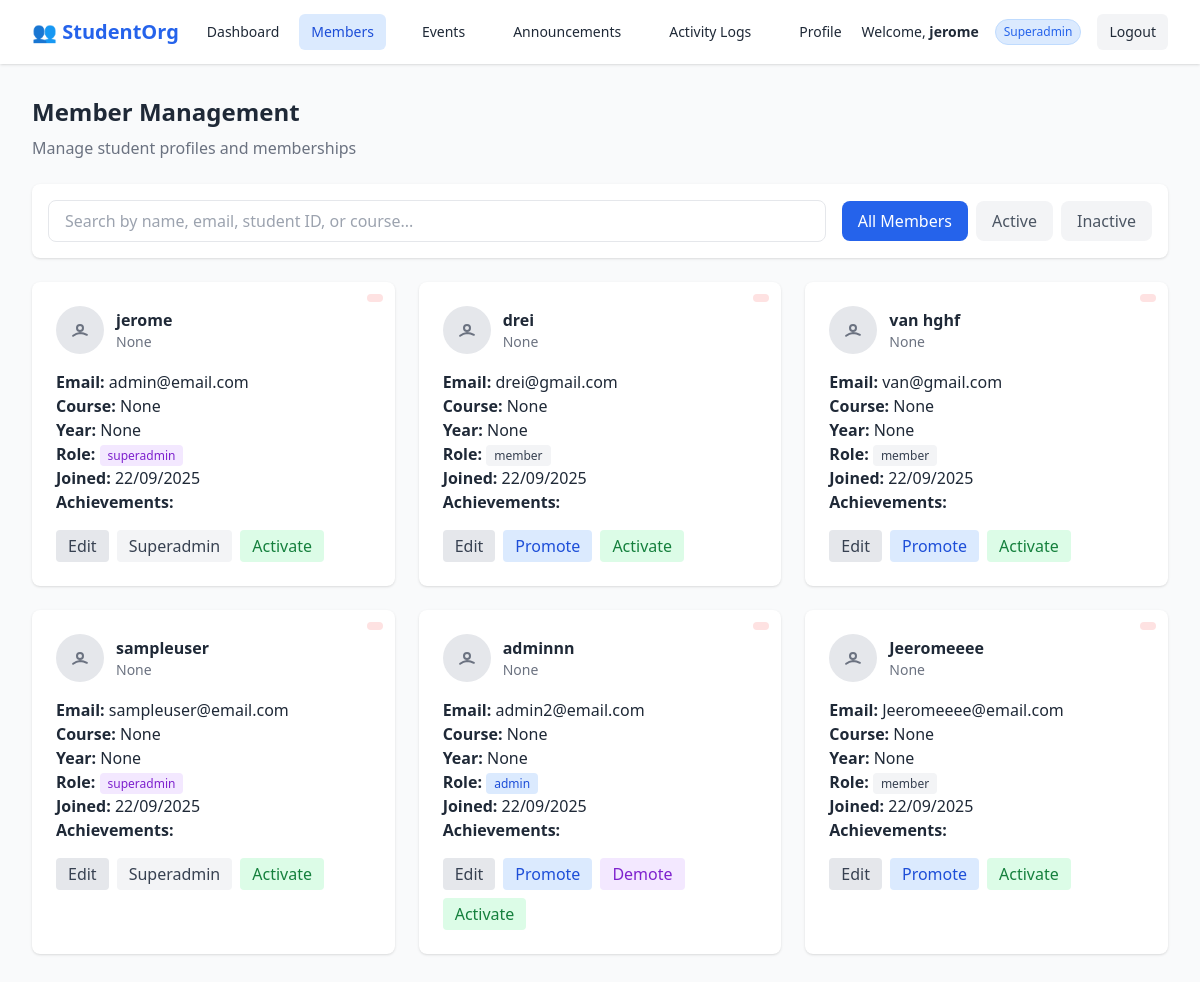
Page /members/ (signed in) on the earlier database version.
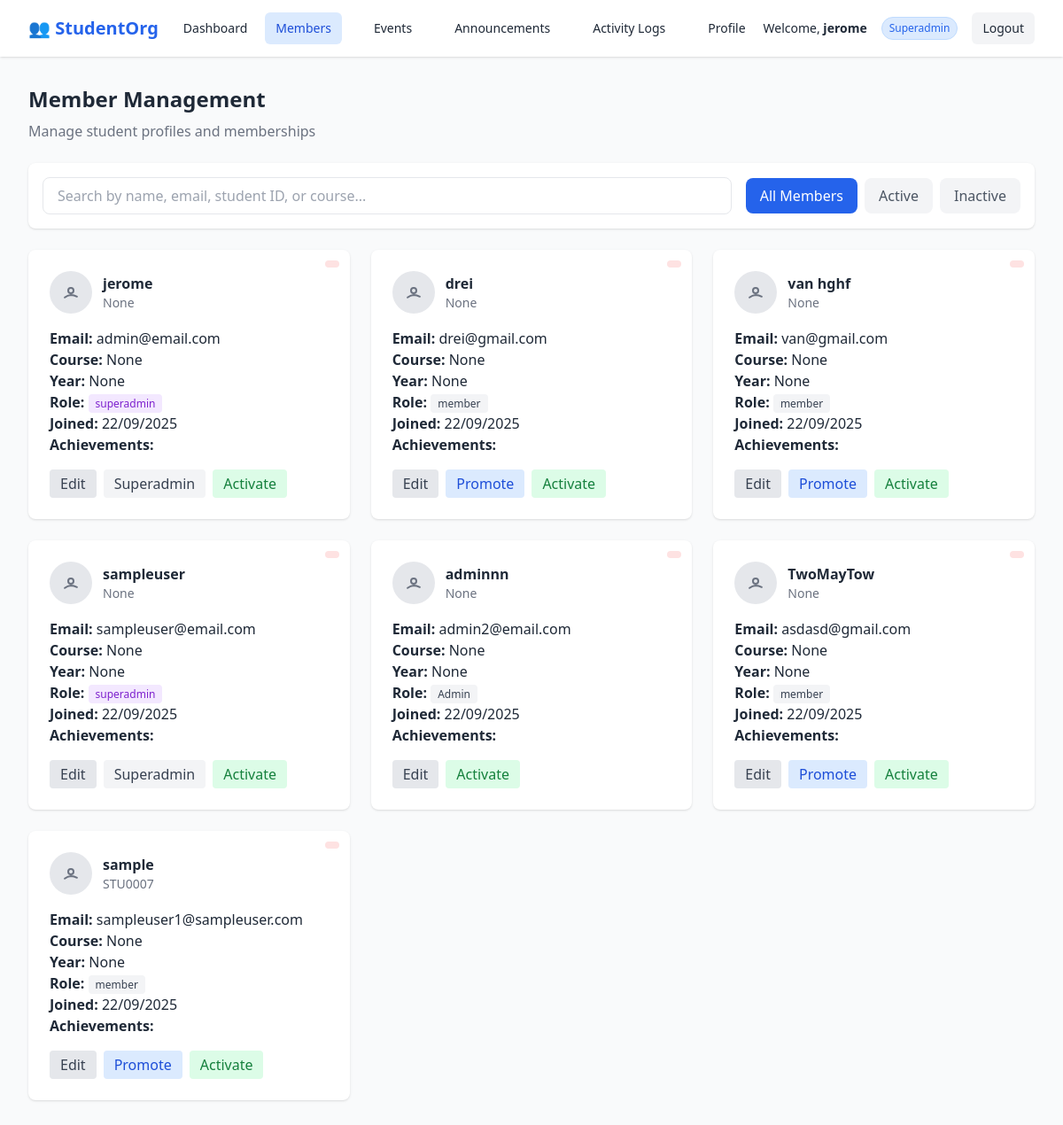
Same page on the later database version.
### accounts/models.py (models this page shows, shortened)
class Member(models.Model):
    user = models.OneToOneField(User, on_delete=models.CASCADE)
    student_id = models.CharField(max_length=20, unique=True, null=True, blank=True)
    course = models.CharField(max_length=100, null=True, blank=True)
    year = models.CharField(max_length=10, null=True, blank=True)
    role = models.CharField(
        max_length=20,
        choices=[
            ('superadmin', 'superadmin'),
            ('admin', 'admin'),
            ('member', 'member'),
        ],
        default='member'
    )
    status = models.CharField(
        max_length=10,
        choices=[
            ('active', 'active'),
            ('inactive', 'inactive'),
        ],
        default='active'
    )
    joined_date = models.DateTimeField(auto_now_add=True, null=True, blank=True)
    achievements = models.TextField(blank=True, null=True)

### accounts/views.py (the view, shortened to what this page needs)
# urls.py: path("members/", views.membership_list, name="membership_list"),
@login_required
def membership_list(request):
    q = request.GET.get("q", "").strip()
    status = request.GET.get("status", "").lower()
    members = Member.objects.all().select_related("user")
    if status == "active":
        members = members.filter(status__iexact="active")
    elif status == "inactive":
        members = members.filter(status__iexact="inactive")
    context = {
        "members": members,
        "status_filter": status,
        "q": q,
    }
    return render(request, "accounts/membership_list.html", context)

### accounts/templates/accounts/membership_list.html (shortened to what the changed rows need)
{% extends "accounts/base.html" %}
{% load static %}
{% block content %}
<div class="max-w-7xl mx-auto px-4 sm:px-6 lg:px-8 py-8">
  <h1 class="text-2xl font-bold text-gray-800 mb-2">Member Management</h1>
  <div class="grid grid-cols-1 md:grid-cols-2 lg:grid-cols-3 gap-6">
    {% for member in members %}
      <div class="bg-white shadow rounded-lg p-6 relative">
        <span class="absolute top-3 right-3 text-xs px-2 py-1 rounded-full {% if member.membership_status == 'active' %}bg-green-100 text-green-600{% else %}bg-red-100 text-red-600{% endif %}">
        </span>
        <div class="flex items-center mb-4">
          <div class="w-12 h-12 bg-gray-200 rounded-full flex items-center justify-center">
            <svg xmlns="http://www.w3.org/2000/svg" class="h-6 w-6 text-gray-500" fill="none" viewBox="0 0 24 24" stroke="currentColor">
              <path stroke-linecap="round" stroke-linejoin="round" stroke-width="2" d="M5.121 17.804A13.937 13.937 0 0112 15c2.5 0 4.847.655 6.879 1.804M15 10a3 3 0 11-6 0 3 3 0 016 0z" />
            </svg>
          </div>
          <div class="ml-3">
            <p class="font-semibold text-gray-800">{{ member.user.get_full_name|default:member.user.username }}</p>
            <p class="text-sm text-gray-500">{{ member.student_id }}</p>
          </div>
        </div>
        <p><strong>Email:</strong> {{ member.user.email }}</p>
        <p><strong>Course:</strong> {{ member.course }}</p>
        <p><strong>Year:</strong> {{ member.year }}</p>
        <p>
          <strong>Role:</strong>
          <span class="px-2 py-0.5 rounded text-xs font-medium
            {% if member.role == 'superadmin' %} bg-purple-100 text-purple-700
            {% elif member.role == 'admin' %} bg-blue-100 text-blue-700
            {% else %} bg-gray-100 text-gray-700 {% endif %}">
            {{ member.role }}
          </span>
        </p>
        <p><strong>Joined:</strong> {{ user.date_joined|date:"d/m/Y" }}</p>
        <p><strong>Achievements:</strong> {{ achievements.count }}</p>
        <div class="mt-4 flex flex-wrap gap-2">
        {% if user.member.role in "admin superadmin" %}
          <button type="button" data-modal-target="edit-modal-{{ member.id }}" class="px-3 py-1 bg-gray-200 text-gray-700 rounded hover:bg-gray-300 modal-open">
            Edit
          </button>
          {% endif %}
          {% if user.member.role == 'superadmin' %}
            {% if member.role == 'member' %}
              <button type="button" data-modal-target="promote-modal-{{ member.id }}" class="px-3 py-1 bg-blue-100 text-blue-700 rounded modal-open">
                Promote
              </button>
            {% elif member.role == 'admin' %}
              <button type="button" data-modal-target="promote-modal-{{ member.id }}" class="px-3 py-1 bg-blue-100 text-blue-700 rounded modal-open">
                Promote
              </button>
              <button type="button" data-modal-target="demote-modal-{{ member.id }}" class="px-3 py-1 bg-purple-100 text-purple-700 rounded modal-open">
                Demote
              </button>
            {% elif member.role == 'superadmin' %}
              <button type="button" class="px-3 py-1 bg-gray-100 text-gray-700 rounded cursor-not-allowed" disabled>Superadmin</button>
            {% endif %}
          {% endif %}
          {% if member.membership_status == 'active' %}
            <button type="button" data-modal-target="deactivate-modal-{{ member.id }}" class="px-3 py-1 bg-red-100 text-red-700 rounded modal-open">
              Deactivate
            </button>
          {% else %}
            <button type="button" data-modal-target="activate-modal-{{ member.id }}" class="px-3 py-1 bg-green-100 text-green-700 rounded modal-open">
              Activate
            </button>
          {% endif %}
        </div>
      </div>
    {% endfor %}
  </div>
</div>
{% endblock %}

### accounts/templates/accounts/base.html (shortened to what the changed rows need)
{% load static %}
<!DOCTYPE html>
<html lang="en">
<head>
 <script src="https://cdn.tailwindcss.com"></script>
 </head>
 <body
  class="{% if request.resolver_match.url_name in 'login register' %}
         min-h-screen flex items-center justify-center bg-gradient-to-br from-blue-50 to-indigo-100 text-gray-800
         {% else %}
         bg-gray-50 text-gray-800
         {% endif %}">
  {% if request.resolver_match.url_name not in 'login register' %}
  <nav class="bg-white shadow">
    <div class="max-w-7xl mx-auto px-4 sm:px-6 lg:px-8">
      <div class="flex justify-between h-16 items-center">
        <div class="flex items-center space-x-4">
          <span class="text-xl font-bold text-blue-600 flex items-center">
            👥 StudentOrg
          </span>
          {% if user.is_superuser %}
            <a href="{% url 'accounts:superadmin_dashboard' %}"
               class="px-3 py-2 rounded-md text-sm font-medium
               {% if request.resolver_match.url_name == 'superadmin_dashboard' %} bg-blue-100 text-blue-700 {% else %} hover:bg-gray-100 {% endif %}">
              Dashboard
            </a>
          {% elif user.member.role == "admin" %}
            <a href="{% url 'accounts:admin_dashboard' %}"
               class="px-3 py-2 rounded-md text-sm font-medium
               {% if request.resolver_match.url_name == 'admin_dashboard' %} bg-blue-100 text-blue-700 {% else %} hover:bg-gray-100 {% endif %}">
              Dashboard
            </a>
          {% else %}
            <a href="{% url 'accounts:member_dashboard' %}"
               class="px-3 py-2 rounded-md text-sm font-medium
               {% if request.resolver_match.url_name == 'member_dashboard' %} bg-blue-100 text-blue-700 {% else %} hover:bg-gray-100 {% endif %}">
              Dashboard
            </a>
          {% endif %}
        </div>
        {% if user.is_authenticated and user.member.role in "admin superadmin" %}
        <div class="flex space-x-6">
          <a href="{% url 'accounts:membership_list' %}"
             class="px-3 py-2 rounded-md text-sm font-medium
             {% if request.resolver_match.url_name == 'membership_list' %} bg-blue-100 text-blue-700 {% else %} hover:bg-gray-100 {% endif %}">
            Members
          </a>
          <a href="{% url 'accounts:event_list' %}"
             class="px-3 py-2 rounded-md text-sm font-medium
             {% if request.resolver_match.url_name == 'event_list' %} bg-blue-100 text-blue-700 {% else %} hover:bg-gray-100 {% endif %}">
            Events
          </a>
          <a href="{% url 'accounts:announcement_list' %}"
             class="px-3 py-2 rounded-md text-sm font-medium
             {% if request.resolver_match.url_name == 'announcement_list' %} bg-blue-100 text-blue-700 {% else %} hover:bg-gray-100 {% endif %}">
            Announcements
          </a>
          <a href="{% url 'accounts:audit_log_list' %}"
             class="px-3 py-2 rounded-md text-sm font-medium
             {% if request.resolver_match.url_name == 'audit_log_list' %} bg-blue-100 text-blue-700 {% else %} hover:bg-gray-100 {% endif %}">
            Activity Logs
          </a>
          <a href="{% url 'accounts:profile_update' %}"
             class="px-3 py-2 rounded-md text-sm font-medium
             {% if request.resolver_match.url_name == 'profile_update' %} bg-blue-100 text-blue-700 {% else %} hover:bg-gray-100 {% endif %}">
            Profile
          </a>
        </div>
        {% endif %}
        <div class="flex items-center space-x-4">
          <span class="text-sm">
            Welcome, <strong>{{ user.get_full_name|default:user.username }}</strong>
          </span>
          {% if user.is_superuser %}
            <span class="px-2 py-1 text-xs rounded-full bg-blue-100 text-blue-600 border border-blue-200">
              Superadmin
            </span>
          {% elif user.member.role == "admin" %}
            <span class="px-2 py-1 text-xs rounded-full bg-green-100 text-green-600 border border-green-200">
              Admin
            </span>
          {% else %}
            <span class="px-2 py-1 text-xs rounded-full bg-gray-100 text-gray-600 border border-gray-200">
              Member
            </span>
          {% endif %}
          <a href="{% url 'accounts:logout' %}"
             class="px-3 py-2 rounded-md bg-gray-100 hover:bg-gray-200 text-sm font-medium">
            Logout
          </a>
        </div>
      </div>
    </div>
  </nav>
  {% endif %}
  {% block content %}{% endblock %}
</body>
</html>

Differences in the rows shown:
removed Member: user.get_full_name "Jeeromeeee", student_id "None", user.email "Jeeromeeee@email.com", course "None", year "None", role "member", {{ user.date_joined|date:"d/m/Y" }} "22/09/2025"
changed Member "adminnn": role "admin" → "Admin"; no longer shows "Promote Demote"
added Member: user.get_full_name "TwoMayTow", student_id "None", user.email "asdasd@gmail.com", course "None", year "None", role "member", {{ user.date_joined|date:"d/m/Y" }} "22/09/2025"
added Member: user.get_full_name "sample", student_id "STU0007", user.email "sampleuser1@sampleuser.com", course "None", year "None", role "member", {{ user.date_joined|date:"d/m/Y" }} "22/09/2025"
